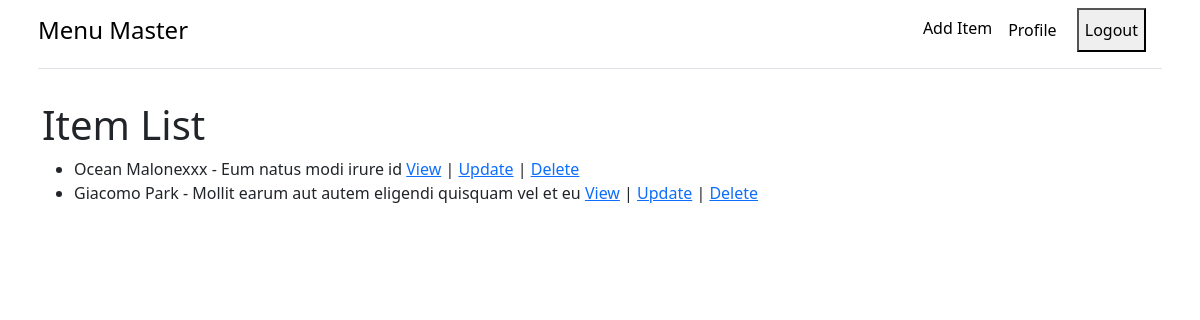
Page / (signed in) on the earlier database version.
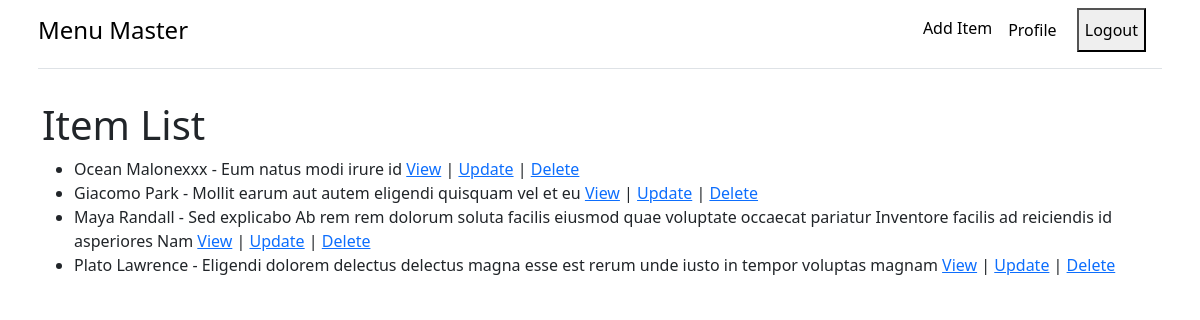
Same page on the later database version.
### menu/models.py (models this page shows, shortened)
class Item(models.Model):
    user_id = models.ForeignKey(User, on_delete=models.CASCADE, default=1)
    name = models.CharField(max_length=200)
    description = models.CharField(max_length=200)
    price = models.IntegerField()
    image = models.CharField(max_length=500, default="http://www.energyfit.com.mk/wp-content/plugins/ap_background/images/default/default_1.png")

### menu/views.py (the view)
# urls.py: path('', views.IndexClassView.as_view(), name="index"),
class IndexClassView(LoginRequiredMixin, ListView):
    model = Item
    template_name = 'index.html'
    context_object_name = 'items'

### menu/templates/index.html
{% extends 'layouts/base.html' %}
{% block body %}
<h1>Item List</h1>
<ul>
    {% for item in items %}
    <li>{{ item.name }} - {{ item.description }} <a href="{% url 'menu:detail' item.id %}">View</a> | <a href="{% url 'menu:update' item.id %}">Update</a> | <a href="{% url 'menu:delete' item.id %}">Delete</a></li>
    {% endfor %}
</ul>
{% endblock %}

Differences in the rows shown:
added Item: name "Maya Randall", description "Sed explicabo Ab rem rem dolorum soluta facilis eiusmod quae voluptate occaecat pariatur Inventore facilis ad reiciendis id asperiores Nam"
added Item: name "Plato Lawrence", description "Eligendi dolorem delectus delectus magna esse est rerum unde iusto in tempor voluptas magnam"
